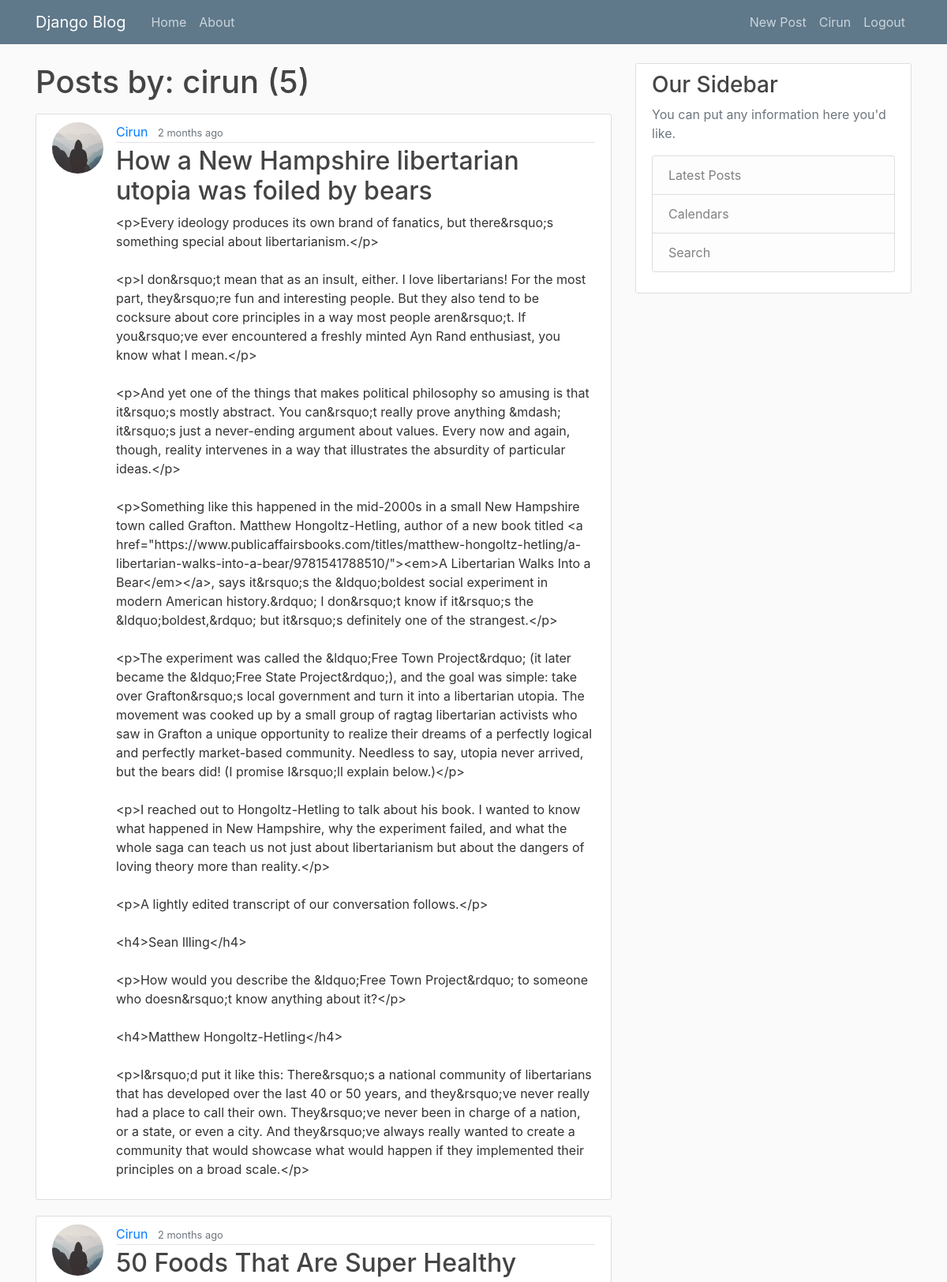
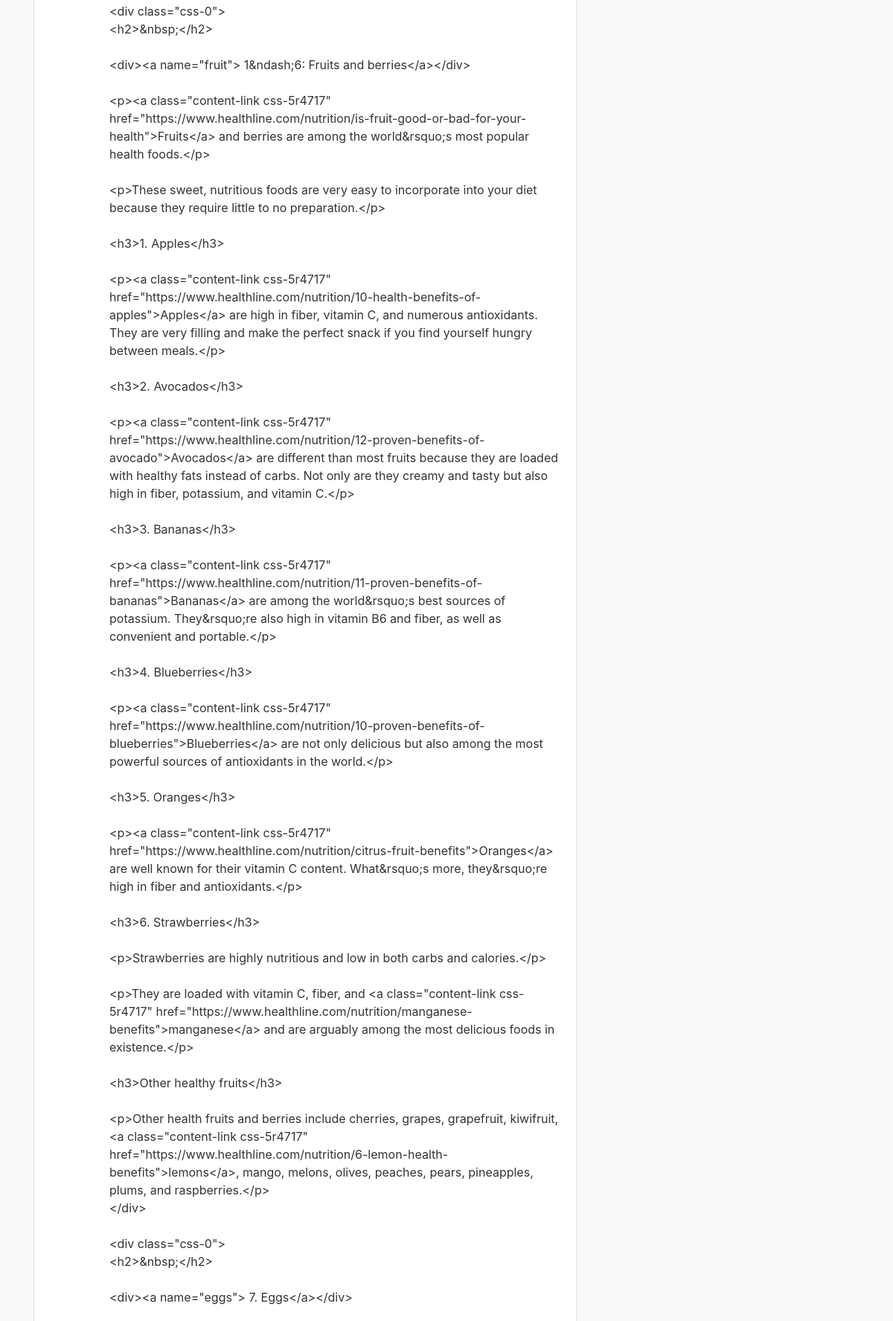
Screenshot of /user/cirun/ (signed in, upper part) with the database file from the repository (2 pictures, top to bottom).
### blog/models.py (models this page shows, shortened)
class Post(models.Model):
    title = models.CharField(max_length=100)
    thumbnail = models.ImageField(upload_to="pics/", null=True, blank=True)
    image_url = models.CharField(max_length=500, default=None, null=True, blank=True)
    overview = RichTextField()
    content = RichTextField()
    author = models.ForeignKey(User, on_delete=models.CASCADE)
    categories = models.ManyToManyField(Category)
    published = models.BooleanField(default=True)
    date_posted = models.DateTimeField(default=timezone.now)

### users/models.py (models this page shows, shortened)
class Profile(models.Model):
    user = models.OneToOneField(User, on_delete=models.CASCADE)
    image = models.ImageField(default='default.jpg', upload_to='profile_pics')

### blog/views.py (the view)
# urls.py: path('user/<str:username>/', UserPostListView.as_view(), name='user-posts'),
class UserPostListView(ListView):
    model = Post
    template_name = 'blog/user_posts.html'
    context_object_name = 'posts'
    paginate_by = 5
    def get_queryset(self):
        user = get_object_or_404(User, username=self.kwargs.get('username'))
        return Post.objects.filter(author=user).order_by('-date_posted')

### templates/blog/user_posts.html (shortened to what this page needs)
{% extends 'base.html' %}
{% load humanize %}
{% block content %}
<h1 class="mb-3">Posts by: {{ view.kwargs.username }} ({{ page_obj.paginator.count }})</h1>
    {% for post in posts %}
    <article class="media content-section">
        <img class="rounded-circle article-img" src="{{ post.author.profile.image.url }}" alt="">
        <div class="media-body">
            <div class="article-metadata">
                <a class="mr-2" href="{% url 'user-posts' post.author.username %}">{{ post.author|title }} </a>
                <small class="text-muted">{{ post.date_posted | timesince }} ago</small>
            </div>
            <h2><a class="article-title" href="{% url 'post-detail' post.id %}">{{ post.title }}</a></h2>
            <p class="article-content">{{ post.content }}</p>
        </div>
    </article>
{% endfor %}
{% endblock %}

### templates/partials/_navbar.html (shortened to what this page needs)
<header class="site-header">
  <nav class="navbar navbar-expand-md navbar-dark bg-steel fixed-top">
    <div class="container">
      <a class="navbar-brand mr-4" href="{% url 'blog-home' %}">Django Blog</a>
      <div class="collapse navbar-collapse" id="navbarToggle">
        <div class="navbar-nav mr-auto">
          <a class="nav-item nav-link" href="{% url 'blog-home' %}">Home</a>
          <a class="nav-item nav-link" href="{% url 'blog-about' %}">About</a>
        </div>
        <div class="navbar-nav">
          {% if user.is_authenticated %}
            <a class="nav-item nav-link" href="{% url 'post-create' %}">New Post</a>
            <a class="nav-item nav-link" href="{% url 'profile' %}">{{ user.username|title }}</a>
            <a class="nav-item nav-link" href="{% url 'logout' %}">Logout</a>
          {% else %}
            <a class="nav-item nav-link" href="{% url 'login' %}">Login</a>
            <a class="nav-item nav-link" href="{% url 'register' %}">Register</a>
          {% endif %}
        </div>
      </div>
    </div>
  </nav>
</header>

### blog/static/css/main.css (style rules this page uses)
body { background: #fafafa; color: #333333; margin-top: 5rem; }
h1, h2, h3, h4, h5, h6 { color: #444444; }
.bg-steel { background-color: #5f788a; }
.site-header .navbar-nav .nav-link { color: #cbd5db; }
.content-section { background: #ffffff; padding: 10px 20px; border: 1px solid #dddddd; border-radius: 3px; margin-bottom: 20px; }
.article-title { color: #444444; }
.article-content { white-space: pre-line; }
.article-img { height: 65px; width: 65px; margin-right: 16px; }
.article-metadata { padding-bottom: 1px; margin-bottom: 4px; border-bottom: 1px solid #e3e3e3 }

### rows the page displays
Post: author.profile.image (placeholder picture), author "Cirun", date_posted "2 months", title "How a New Hampshire libertarian utopia was foiled by bears", content "<p>Every ideology produces its own brand of fanatics, but there&rsquo;s something special about libertarianism.</p> <p>I don&rsquo;t mean that as an insult, either. I love libertarians! For the most part, they&rsquo;re fun and interesting people. But they also tend to be cocksure about core principles in a way most people aren&rsquo;t. If you&rsquo;ve ever encountered a freshly minted Ayn Rand enthusiast, you know what I mean.</p> <p>And yet one of the things that makes political philosophy so amusing is that it&rsquo;s mostly abstract. You can&rsquo;t really prove anything &mdash; it&rsquo;s just a never-ending argument about values. Every now and again, though, reality intervenes in a way…"
Post: author.profile.image (placeholder picture), author "Cirun", date_posted "2 months", title "50 Foods That Are Super Healthy"

### other values shown
{{ user.username|title }} "Cirun"
{{ view.kwargs.username }} "cirun"
{{ page_obj.paginator.count }} "5"
